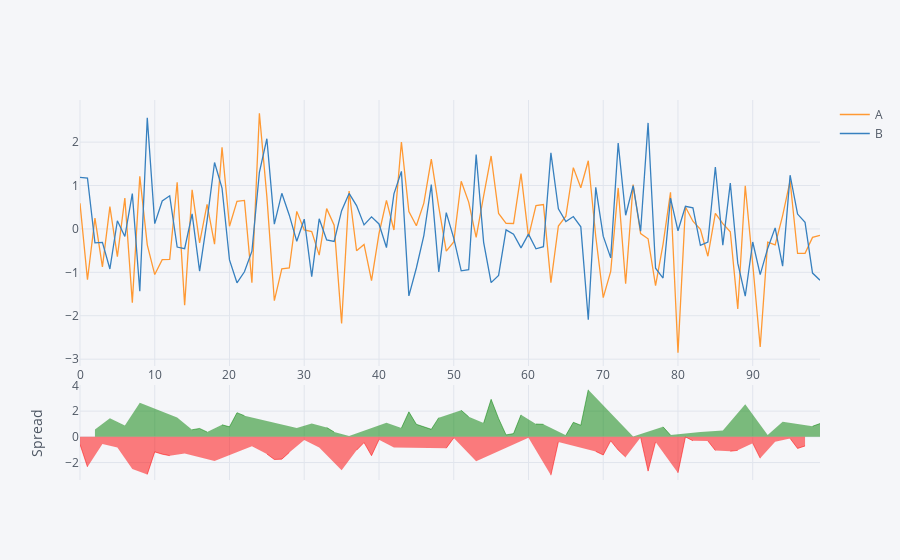

Notebook code for this chart:
### Markdown cell above
## Spread

kind = tipo do gráfico

### Code cell
df[['A','B']].iplot(kind='spread')
